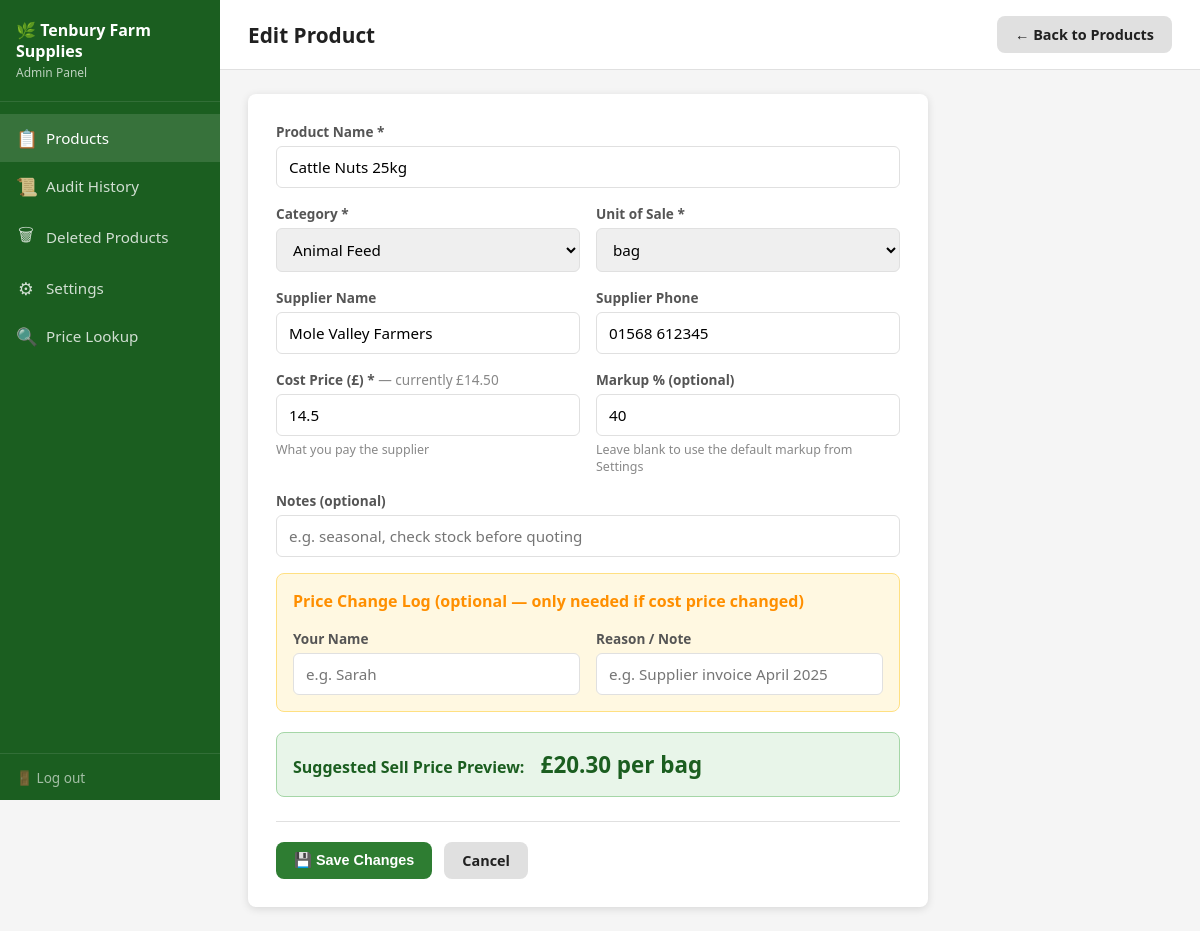
/admin/products/1/edit (signed in), run on the app's committed database.
### tables this page shows
CREATE TABLE settings (
            key   TEXT PRIMARY KEY,
            value TEXT NOT NULL
        );

CREATE TABLE products (
            id            INTEGER PRIMARY KEY AUTOINCREMENT,
            name          TEXT    NOT NULL,
            category      TEXT    NOT NULL DEFAULT 'Other',
            unit          TEXT    NOT NULL DEFAULT 'each',
            supplier_name TEXT    NOT NULL DEFAULT '',
            supplier_tel  TEXT    NOT NULL DEFAULT '',
            cost_price    REAL    NOT NULL DEFAULT 0.0,
            markup_pct    REAL,           -- NULL = use default from settings
            notes         TEXT    NOT NULL DEFAULT '',
            last_updated  TEXT    NOT NULL DEFAULT (date('now')),
            active        INTEGER NOT NULL DEFAULT 1
        );

CREATE TABLE categories (
            id    INTEGER PRIMARY KEY AUTOINCREMENT,
            name  TEXT NOT NULL UNIQUE
        );

CREATE TABLE units (
            id    INTEGER PRIMARY KEY AUTOINCREMENT,
            name  TEXT NOT NULL UNIQUE
        );

### app.py (the view, shortened to what this page needs)
@app.route("/admin/products/<int:pid>/edit", methods=["GET", "POST"])
@require_admin
def admin_edit_product(pid):
    db = get_db()
    product = db.execute("SELECT * FROM products WHERE id=?", (pid,)).fetchone()
    if not product:
        flash("Product not found.", "error")
        return redirect(url_for("admin_products"))
    categories = [r["name"] for r in
                  db.execute("SELECT name FROM categories ORDER BY name").fetchall()]
    units      = [r["name"] for r in
                  db.execute("SELECT name FROM units ORDER BY name").fetchall()]
    return render_template("admin_product_form.html",
                           product=dict(product),
                           action="Edit",
                           categories=categories,
                           units=units,
                           shop_name=get_setting("shop_name"))

### app.py (called while the page is built)
def require_admin(f):
    @wraps(f)
    def decorated(*args, **kwargs):
        if not session.get("admin_logged_in"):
            flash("Please log in to access the admin panel.", "info")
            return redirect(url_for("admin_login"))
        return f(*args, **kwargs)
    return decorated

def get_db():
    if "db" not in g:
        g.db = sqlite3.connect(DB_PATH)
        g.db.row_factory = sqlite3.Row
        g.db.execute("PRAGMA journal_mode=WAL")
    return g.db

def get_setting(key, default=""):
    db = get_db()
    row = db.execute("SELECT value FROM settings WHERE key=?", (key,)).fetchone()
    return row["value"] if row else default

### templates/admin_product_form.html (shortened to what this page needs)
<!DOCTYPE html>
<html lang="en">
<head>
  <link rel="stylesheet" href="{{ url_for('static', filename='css/style.css') }}">
</head>
<body>
<div class="admin-layout">
  <aside class="admin-sidebar">
    <div class="sidebar-brand">
      <h2>🌿 {{ shop_name }}</h2>
      <div class="brand-sub">Admin Panel</div>
    </div>
    <nav class="sidebar-nav">
      <a href="{{ url_for('admin_products') }}" class="active">
        <span class="nav-icon">📋</span> Products
      </a>
      <a href="{{ url_for('admin_history') }}">
        <span class="nav-icon">📜</span> Audit History
      </a>
      <a href="{{ url_for('admin_deleted_products') }}">
        <span class="nav-icon">🗑</span> Deleted Products
      </a>
      <a href="{{ url_for('admin_settings') }}">
        <span class="nav-icon">⚙</span> Settings
      </a>
      <a href="{{ url_for('index') }}" target="_blank">
        <span class="nav-icon">🔍</span> Price Lookup
      </a>
    </nav>
    <div class="sidebar-footer">
      <a href="{{ url_for('admin_logout') }}">🚪 Log out</a>
    </div>
  </aside>
  <div class="admin-main">
    <div class="admin-topbar">
      <h1>{{ action }} Product</h1>
      <a href="{{ url_for('admin_products') }}" class="btn btn-secondary">← Back to Products</a>
    </div>
    <div class="admin-content">
      <div class="form-card">
        <form method="POST">
          <div class="form-grid">
            <div class="form-group full-width">
              <label for="name">Product Name *</label>
              <input type="text" id="name" name="name"
                     value="{{ product.name if product else '' }}"
                     placeholder="e.g. Cattle Nuts 25kg"
                     required autofocus>
            </div>
            <div class="form-group">
              <label for="category">Category *</label>
              <select id="category" name="category" required>
                {% for cat in categories %}
                  <option value="{{ cat }}"
                    {% if product and product.category == cat %}selected{% endif %}>
                    {{ cat }}
                  </option>
                {% endfor %}
              </select>
            </div>
            <div class="form-group">
              <label for="unit">Unit of Sale *</label>
              <select id="unit" name="unit" required>
                {% for u in units %}
                  <option value="{{ u }}"
                    {% if product and product.unit == u %}selected{% endif %}>
                    {{ u }}
                  </option>
                {% endfor %}
              </select>
            </div>
            <div class="form-group">
              <label for="supplier_name">Supplier Name</label>
              <input type="text" id="supplier_name" name="supplier_name"
                     value="{{ product.supplier_name if product else '' }}"
                     placeholder="e.g. Mole Valley Farmers">
            </div>
            <div class="form-group">
              <label for="supplier_tel">Supplier Phone</label>
              <input type="text" id="supplier_tel" name="supplier_tel"
                     value="{{ product.supplier_tel if product else '' }}"
                     placeholder="e.g. 01568 612345">
            </div>
            <div class="form-group">
              <label for="cost_price">Cost Price (£) *
                {% if product %}
                  <span style="color:#888;font-weight:normal">— currently £{{ "%.2f"|format(product.cost_price) }}</span>
                {% endif %}
              </label>
              <input type="number" id="cost_price" name="cost_price"
                     value="{{ product.cost_price if product else '' }}"
                     step="0.01" min="0" placeholder="0.00" required>
              <span class="hint">What you pay the supplier</span>
            </div>
            <div class="form-group">
              <label for="markup_pct">Markup % (optional)</label>
              <input type="number" id="markup_pct" name="markup_pct"
                     value="{{ product.markup_pct|int if product and product.markup_pct is not none else '' }}"
                     step="1" min="0" max="999" placeholder="e.g. 35">
              <span class="hint">Leave blank to use the default markup from Settings</span>
            </div>
            <div class="form-group full-width">
              <label for="notes">Notes (optional)</label>
              <input type="text" id="notes" name="notes"
                     value="{{ product.notes if product else '' }}"
                     placeholder="e.g. seasonal, check stock before quoting">
            </div>
            {% if product %}
            <div class="form-group full-width" style="background:var(--amber-pale);padding:16px;border-radius:8px;border:1px solid #ffe082">
              <p style="font-weight:600;color:var(--amber);margin-bottom:12px">
                Price Change Log (optional — only needed if cost price changed)
              </p>
              <div class="form-grid" style="margin-top:0">
                <div class="form-group">
                  <label for="changed_by">Your Name</label>
                  <input type="text" id="changed_by" name="changed_by" placeholder="e.g. Sarah">
                </div>
                <div class="form-group">
                  <label for="change_note">Reason / Note</label>
                  <input type="text" id="change_note" name="change_note"
                         placeholder="e.g. Supplier invoice April 2025">
                </div>
              </div>
            </div>
            {% endif %}
          </div>
          <div id="pricePreview" style="margin-top:20px;padding:16px;background:var(--green-pale);border-radius:8px;border:1px solid var(--green-border);display:none">
            <strong style="color:var(--green-dark)">Suggested Sell Price Preview:</strong>
            <span id="previewPrice" style="font-size:1.4rem;font-weight:700;color:var(--green-dark);margin-left:12px"></span>
          </div>
          <div class="form-actions">
            <button type="submit" class="btn btn-primary">
              {{ '💾 Save Changes' if product else '+ Add Product' }}
            </button>
            <a href="{{ url_for('admin_products') }}" class="btn btn-secondary">Cancel</a>
          </div>
        </form>
      </div>
    </div>
  </div>
</div>
</body>
</html>

### static/css/style.css (style rules this page uses)
:root { --green-dark: #1b5e20; --green-mid: #2e7d32; --green-light: #4caf50; --green-pale: #e8f5e9; --green-border: #a5d6a7; --amber: #ff8f00; --amber-pale: #fff8e1; --red: #c62828; --red-pale: #ffebee; --blue: #1565c0; --blue-pale: #e3f2fd; --text-dark: #212121; --text-mid: #555; --text-light: #888; --white: #ffffff; --grey-light: #f5f5f5; --grey-mid: #e0e0e0; --shadow: 0 2px 8px rgba(0,0,0,0.12); --radius: 8px; }
* { box-sizing: border-box; margin: 0; padding: 0; }
body { font-family: 'Segoe UI', Arial, sans-serif; background: var(--grey-light); color: var(--text-dark); min-height: 100vh; }
.admin-layout { display: flex; min-height: 100vh; overflow-x: hidden; }
.admin-sidebar { width: 220px; min-width: 220px; background: var(--green-dark); color: white; flex-shrink: 0; display: flex; flex-direction: column; position: sticky; top: 0; height: 100vh; overflow-y: auto; }
.sidebar-brand { padding: 20px 16px; border-bottom: 1px solid rgba(255,255,255,0.1); }
.sidebar-brand h2 { font-size: 1rem; font-weight: 700; line-height: 1.3; }
.sidebar-brand .brand-sub { font-size: 0.75rem; opacity: 0.7; margin-top: 2px; }
.sidebar-nav { flex: 1; padding: 12px 0; }
.sidebar-nav a { display: flex; align-items: center; gap: 10px; padding: 12px 16px; color: rgba(255,255,255,0.8); text-decoration: none; font-size: 0.95rem; transition: background 0.15s, color 0.15s; }
.sidebar-nav a:hover, .sidebar-nav a.active { background: rgba(255,255,255,0.12); color: white; }
.sidebar-nav a .nav-icon { font-size: 1.1rem; width: 20px; text-align: center; }
.sidebar-footer { padding: 12px 16px; border-top: 1px solid rgba(255,255,255,0.1); }
.sidebar-footer a { color: rgba(255,255,255,0.6); text-decoration: none; font-size: 0.85rem; }
.admin-main { flex: 1; min-width: 0; display: flex; flex-direction: column; }
.admin-topbar { background: white; border-bottom: 1px solid var(--grey-mid); padding: 16px 28px; display: flex; align-items: center; justify-content: space-between; position: sticky; top: 0; z-index: 10; }
.admin-topbar h1 { font-size: 1.3rem; font-weight: 600; color: var(--text-dark); }
.admin-content { flex: 1; padding: 24px 28px; overflow-y: auto; max-width: 1400px; width: 100%; }
.btn { display: inline-flex; align-items: center; gap: 6px; padding: 9px 18px; border-radius: var(--radius); font-size: 0.9rem; font-weight: 600; cursor: pointer; border: none; text-decoration: none; transition: filter 0.15s, transform 0.1s; white-space: nowrap; }
.btn-primary { background: var(--green-mid); color: white; }
.btn-secondary { background: var(--grey-mid); color: var(--text-dark); }
.form-card { background: white; border-radius: var(--radius); box-shadow: var(--shadow); padding: 28px; max-width: 680px; }
.form-grid { display: grid; grid-template-columns: 1fr 1fr; gap: 16px; }
.form-grid .full-width { grid-column: 1 / -1; }
.form-group { display: flex; flex-direction: column; gap: 5px; }
.form-group label { font-size: 0.85rem; font-weight: 600; color: var(--text-mid); }
.form-group input, .form-group select, .form-group textarea { padding: 10px 12px; border: 1px solid var(--grey-mid); border-radius: 6px; font-size: 0.95rem; outline: none; transition: border-color 0.15s; font-family: inherit; }
.form-group .hint { font-size: 0.78rem; color: var(--text-light); }
.form-actions { display: flex; gap: 12px; margin-top: 24px; padding-top: 20px; border-top: 1px solid var(--grey-mid); }

### data on the page
settings: value "Tenbury Farm Supplies"
products: name "Cattle Nuts 25kg", category "Animal Feed", unit "bag", supplier_name "Mole Valley Farmers", supplier_tel "01568 612345", cost_price "14.50", cost_price "14.5", markup_pct "40"

### other printed values
{{ action }} "Edit"
{{ '💾 Save Changes' if product else '+ Add Product' }} "💾 Save Changes"
